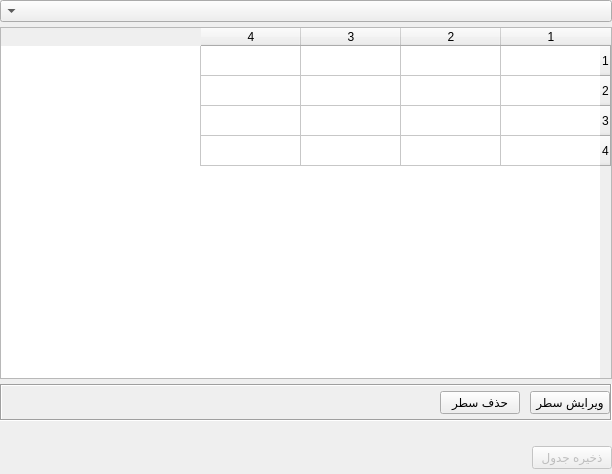
<?xml version="1.0" encoding="UTF-8"?>
<ui version="4.0">
 <class>Frame</class>
 <widget class="QFrame" name="Frame">
  <property name="geometry">
   <rect>
    <x>0</x>
    <y>0</y>
    <width>612</width>
    <height>474</height>
   </rect>
  </property>
  <property name="windowTitle">
   <string>Frame</string>
  </property>
  <property name="layoutDirection">
   <enum>Qt::LayoutDirection::RightToLeft</enum>
  </property>
  <layout class="QVBoxLayout" name="verticalLayout" stretch="0,1,0,0">
   <property name="spacing">
    <number>5</number>
   </property>
   <property name="leftMargin">
    <number>0</number>
   </property>
   <property name="topMargin">
    <number>0</number>
   </property>
   <property name="rightMargin">
    <number>0</number>
   </property>
   <property name="bottomMargin">
    <number>0</number>
   </property>
   <item>
    <widget class="QFrame" name="frame">
     <property name="frameShape">
      <enum>QFrame::Shape::NoFrame</enum>
     </property>
     <property name="frameShadow">
      <enum>QFrame::Shadow::Raised</enum>
     </property>
     <layout class="QVBoxLayout" name="verticalLayout_3">
      <property name="spacing">
       <number>5</number>
      </property>
      <property name="leftMargin">
       <number>0</number>
      </property>
      <property name="topMargin">
       <number>0</number>
      </property>
      <property name="rightMargin">
       <number>0</number>
      </property>
      <property name="bottomMargin">
       <number>0</number>
      </property>
      <item>
       <widget class="QComboBox" name="form_names">
        <property name="placeholderText">
         <string>فرم را انتخاب کنید</string>
        </property>
       </widget>
      </item>
     </layout>
    </widget>
   </item>
   <item>
    <widget class="QFrame" name="frame_2">
     <property name="frameShape">
      <enum>QFrame::Shape::NoFrame</enum>
     </property>
     <property name="frameShadow">
      <enum>QFrame::Shadow::Raised</enum>
     </property>
     <layout class="QVBoxLayout" name="verticalLayout_2">
      <property name="spacing">
       <number>5</number>
      </property>
      <property name="leftMargin">
       <number>0</number>
      </property>
      <property name="topMargin">
       <number>0</number>
      </property>
      <property name="rightMargin">
       <number>0</number>
      </property>
      <property name="bottomMargin">
       <number>0</number>
      </property>
      <item>
       <widget class="QTableWidget" name="table">
        <property name="editTriggers">
         <set>QAbstractItemView::EditTrigger::NoEditTriggers</set>
        </property>
        <property name="selectionMode">
         <enum>QAbstractItemView::SelectionMode::SingleSelection</enum>
        </property>
        <property name="selectionBehavior">
         <enum>QAbstractItemView::SelectionBehavior::SelectRows</enum>
        </property>
        <property name="rowCount">
         <number>4</number>
        </property>
        <property name="columnCount">
         <number>4</number>
        </property>
        <row/>
        <row/>
        <row/>
        <row/>
        <column/>
        <column/>
        <column/>
        <column/>
       </widget>
      </item>
     </layout>
    </widget>
   </item>
   <item>
    <widget class="QFrame" name="frame_4">
     <property name="frameShape">
      <enum>QFrame::Shape::Box</enum>
     </property>
     <property name="frameShadow">
      <enum>QFrame::Shadow::Sunken</enum>
     </property>
     <layout class="QHBoxLayout" name="horizontalLayout_2">
      <property name="spacing">
       <number>10</number>
      </property>
      <property name="leftMargin">
       <number>0</number>
      </property>
      <property name="topMargin">
       <number>5</number>
      </property>
      <property name="rightMargin">
       <number>0</number>
      </property>
      <property name="bottomMargin">
       <number>5</number>
      </property>
      <item>
       <widget class="QPushButton" name="update_row">
        <property name="text">
         <string>ویرایش سطر</string>
        </property>
       </widget>
      </item>
      <item>
       <widget class="QPushButton" name="delete_row">
        <property name="text">
         <string>حذف سطر</string>
        </property>
       </widget>
      </item>
      <item>
       <spacer name="horizontalSpacer_2">
        <property name="orientation">
         <enum>Qt::Orientation::Horizontal</enum>
        </property>
        <property name="sizeHint" stdset="0">
         <size>
          <width>40</width>
          <height>20</height>
         </size>
        </property>
       </spacer>
      </item>
     </layout>
    </widget>
   </item>
   <item>
    <widget class="QFrame" name="frame_3">
     <property name="frameShape">
      <enum>QFrame::Shape::NoFrame</enum>
     </property>
     <property name="frameShadow">
      <enum>QFrame::Shadow::Raised</enum>
     </property>
     <layout class="QHBoxLayout" name="horizontalLayout" stretch="0,0">
      <property name="spacing">
       <number>10</number>
      </property>
      <property name="leftMargin">
       <number>0</number>
      </property>
      <property name="topMargin">
       <number>20</number>
      </property>
      <property name="rightMargin">
       <number>0</number>
      </property>
      <property name="bottomMargin">
       <number>5</number>
      </property>
      <item>
       <widget class="QPushButton" name="save_button">
        <property name="enabled">
         <bool>false</bool>
        </property>
        <property name="sizePolicy">
         <sizepolicy hsizetype="Preferred" vsizetype="Expanding">
          <horstretch>0</horstretch>
          <verstretch>0</verstretch>
         </sizepolicy>
        </property>
        <property name="text">
         <string>ذخیره جدول</string>
        </property>
       </widget>
      </item>
      <item>
       <spacer name="horizontalSpacer">
        <property name="orientation">
         <enum>Qt::Orientation::Horizontal</enum>
        </property>
        <property name="sizeHint" stdset="0">
         <size>
          <width>40</width>
          <height>20</height>
         </size>
        </property>
       </spacer>
      </item>
     </layout>
    </widget>
   </item>
  </layout>
 </widget>
 <resources/>
 <connections/>
</ui>
